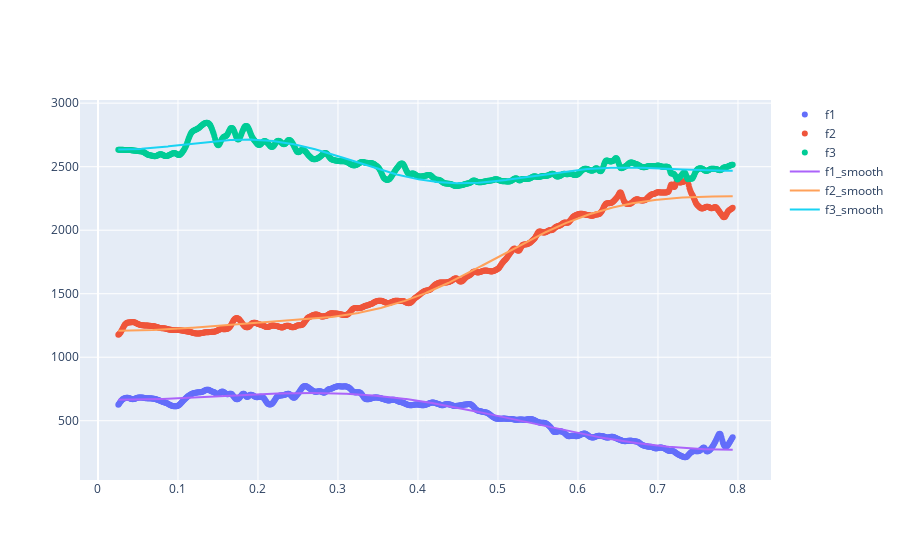

Notebook code cell kept with this figure:
### Code cell
fig = go.Figure()
fig.add_trace(go.Scatter(x=time_domain, y=winner_track[0,:],
                    mode='markers',
                    name='f1'))
fig.add_trace(go.Scatter(x=time_domain, y=winner_track[1,:],
                    mode='markers',
                    name='f2'))
fig.add_trace(go.Scatter(x=time_domain, y=winner_track[2,:],
                    mode='markers',
                    name='f3'))                    
fig.add_trace(go.Scatter(x=time_domain, y=winner_smooth[0,:],
                    mode='lines',
                    name='f1_smooth'))
fig.add_trace(go.Scatter(x=time_domain, y=winner_smooth[1,:],
                    mode='lines',
                    name='f2_smooth'))
fig.add_trace(go.Scatter(x=time_domain, y=winner_smooth[2,:],
                    mode='lines',
                    name='f3_smooth'))                                        
fig.show()

### Figure 1 — Plotly figure (JSON) as saved in the notebook; plotly's stock layout.template omitted (floating-point values rounded to 4 significant figures; data arrays with more than 128 entries replaced by an {"elided": "..."} marker saying what was removed)
{"data": [{"mode": "markers", "name": "f1", "type": "scatter", "x": {"elided": "769 float values"}, "y": {"elided": "769 float values"}}, {"mode": "markers", "name": "f2", "type": "scatter", "x": {"elided": "769 float values"}, "y": {"elided": "769 float values"}}, {"mode": "markers", "name": "f3", "type": "scatter", "x": {"elided": "769 float values"}, "y": {"elided": "769 float values"}}, {"mode": "lines", "name": "f1_smooth", "type": "scatter", "x": {"elided": "769 float values"}, "y": {"elided": "769 float values"}}, {"mode": "lines", "name": "f2_smooth", "type": "scatter", "x": {"elided": "769 float values"}, "y": {"elided": "769 float values"}}, {"mode": "lines", "name": "f3_smooth", "type": "scatter", "x": {"elided": "769 float values"}, "y": {"elided": "769 float values"}}], "layout": {}}
